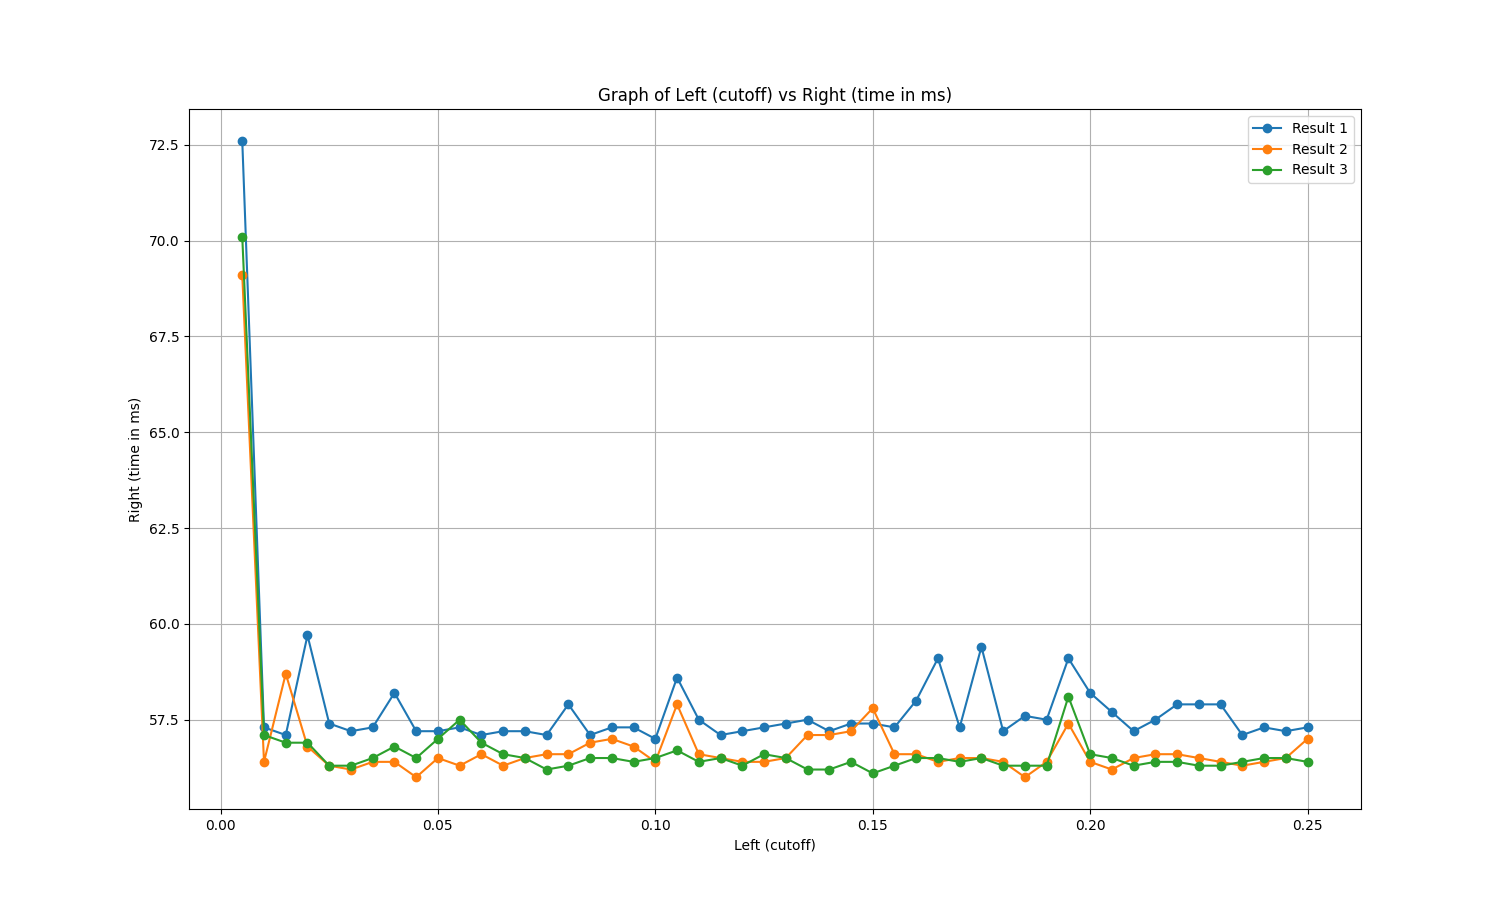

The Python source for this figure:
import matplotlib.pyplot as plt
import csv

# Function to read CSV file and extract data
def read_csv(file_path):
    cutoffs = []
    times = []
    with open(file_path, 'r') as file:
        reader = csv.reader(file)
        for row in reader:
            cutoffs.append(float(row[0]))
            times.append(float(row[1]))
    return cutoffs, times

# Read CSV files
cutoffs1, times1 = read_csv("result.csv")
cutoffs2, times2 = read_csv("result2.csv")
cutoffs3, times3 = read_csv("result3.csv")

# Plot data
plt.figure(figsize=(10, 6))
plt.plot(cutoffs1, times1, label='Result 1', marker='o')
plt.plot(cutoffs2, times2, label='Result 2', marker='o')
plt.plot(cutoffs3, times3, label='Result 3', marker='o')

# Add labels and title
plt.xlabel('Left (cutoff)')
plt.ylabel('Right (time in ms)')
plt.title('Graph of Left (cutoff) vs Right (time in ms)')
plt.legend()

# Show plot
plt.grid(True)
plt.show()
